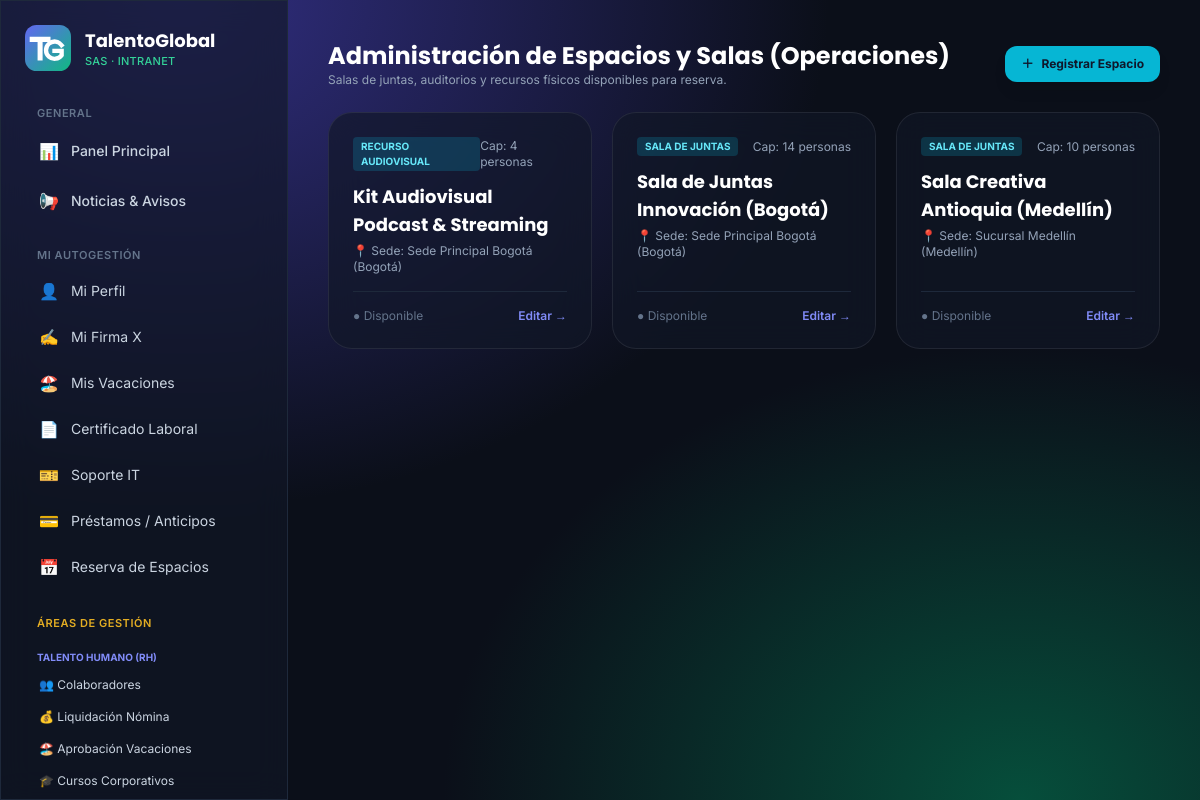
The app's page /operaciones/espacios/ (signed in) with its own data.
### core/models.py (models this page shows, shortened)
class Espacio(models.Model):
    TIPOS = [("SALA", "Sala de juntas"), ("AUDIOVISUAL", "Recurso audiovisual"), ("ESPACIO", "Espacio físico")]
    nombre = models.CharField(max_length=120)
    tipo = models.CharField(max_length=12, choices=TIPOS, default="SALA")
    sede = models.ForeignKey(Sede, on_delete=models.CASCADE, related_name="espacios")
    capacidad = models.PositiveSmallIntegerField(default=1)
    activo = models.BooleanField(default=True)
    class Meta:
        ordering = ["sede__nombre", "nombre"]

class Sede(models.Model):
    nombre = models.CharField(max_length=120, unique=True)
    ciudad = models.CharField(max_length=80)
    direccion = models.CharField("Dirección", max_length=200, blank=True)
    telefono = models.CharField("Teléfono", max_length=30, blank=True)
    activa = models.BooleanField(default=True)
    class Meta:
        ordering = ["nombre"]

### core/views.py (the view)
# urls.py: path("operaciones/espacios/", v.EspacioList.as_view(), name="espacio_list"),
class EspacioList(RolRequiredMixin, ListView):
    roles = (OPS,)
    model = Espacio
    template_name = "core/espacio_list.html"
    context_object_name = "espacios"

### core/context_processors.py (called while the page is built)
def empresa(request):
    u = request.user
    ctx = {"EMPRESA": settings.EMPRESA}
    if u.is_authenticated:
        ctx.update(
            es_admin=tiene_acceso(u, (RH,)),  # panel de RH
            es_it=tiene_acceso(u, (IT,)),
            es_fin=tiene_acceso(u, (FIN,)),
            es_ops=tiene_acceso(u, (OPS,)),
            es_lider=tiene_acceso(u, TODOS_LIDERES),
        )
    return ctx

### core/permissions.py (called while the page is built)
def rol_de(user):
    if not user.is_authenticated:
        return None
    if user.is_superuser:
        return Empleado.ROL_ADMIN
    emp = getattr(user, "empleado", None)
    if emp and emp.activo:
        return emp.rol
    return None

def tiene_acceso(user, roles):
    rol = rol_de(user)
    return rol == Empleado.ROL_ADMIN or (rol is not None and rol in roles)

    def dispatch(self, request, *args, **kwargs):
        if request.user.is_authenticated and not tiene_acceso(request.user, self.roles):
            raise PermissionDenied
        return super().dispatch(request, *args, **kwargs)

### templates/core/espacio_list.html (shortened to what this page needs)
{% extends "base.html" %}
{% block content %}
<div class="flex flex-wrap items-center justify-between gap-4 mb-6">
  <div>
    <h1 class="font-display text-2xl font-bold text-white">Administración de Espacios y Salas (Operaciones)</h1>
    <p class="text-xs text-slate-400">Salas de juntas, auditorios y recursos físicos disponibles para reserva.</p>
  </div>
  <a href="{% url 'espacio_create' %}" class="rounded-xl bg-cyan-500 hover:bg-cyan-400 px-4 py-2.5 text-xs font-bold text-slate-900 shadow-lg transition flex items-center gap-2">
    <span>＋</span> Registrar Espacio
  </a>
</div>
<div class="grid gap-5 sm:grid-cols-2 lg:grid-cols-3">
  {% for e in espacios %}
  <div class="glass rounded-3xl p-6 flex flex-col justify-between hover:border-cyan-500/40 transition">
    <div>
      <div class="flex justify-between items-center mb-3">
        <span class="text-[10px] font-bold px-2 py-0.5 rounded bg-cyan-500/20 text-cyan-300 uppercase">{{ e.get_tipo_display }}</span>
        <span class="text-xs text-slate-400">Cap: {{ e.capacidad }} personas</span>
      </div>
      <h3 class="font-display font-bold text-lg text-white mb-1">{{ e.nombre }}</h3>
      <p class="text-xs text-slate-400">📍 Sede: {{ e.sede.nombre }} ({{ e.sede.ciudad }})</p>
    </div>
    <div class="pt-4 mt-4 border-t border-slate-800 flex justify-between items-center text-xs">
      <span class="{% if e.activa %}text-emerald-400{% else %}text-slate-500{% endif %}">
        ● {% if e.activo %}Disponible{% else %}Inactivo{% endif %}
      </span>
      <a href="{% url 'espacio_update' e.pk %}" class="text-indigo-400 hover:underline font-semibold">Editar →</a>
    </div>
  </div>
  {% empty %}
  <p class="text-slate-500 col-span-3 text-center py-10">No hay espacios registrados.</p>
  {% endfor %}
</div>
{% endblock %}

### templates/base.html (style rules this page uses)
body { background: radial-gradient(ellipse at 15% 0%, #312e81 0%, transparent 45%), radial-gradient(ellipse at 85% 100%, #064e3b 0%, transparent 40%), #0b0f19; background-attachment: fixed; }
.glass { background: rgba(17, 24, 39, 0.65); backdrop-filter: blur(16px); -webkit-backdrop-filter: blur(16px); border: 1px solid rgba(255, 255, 255, 0.08); }

### records on screen
Espacio: tipo "RECURSO AUDIOVISUAL", capacidad "4", nombre "Kit Audiovisual Podcast & Streaming", sede.nombre "Sede Principal Bogotá", sede.ciudad "Bogotá", activo "Disponible"
Espacio: tipo "SALA DE JUNTAS", capacidad "14", nombre "Sala de Juntas Innovación (Bogotá)", sede.nombre "Sede Principal Bogotá", sede.ciudad "Bogotá", activo "Disponible"
Espacio: tipo "SALA DE JUNTAS", capacidad "10", nombre "Sala Creativa Antioquia (Medellín)", sede.nombre "Sucursal Medellín", sede.ciudad "Medellín", activo "Disponible"
